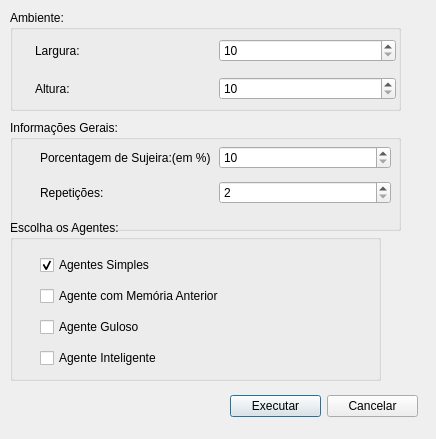
<?xml version="1.0" encoding="UTF-8"?>
<ui version="4.0">
 <class>QTestGui2</class>
 <widget class="QDialog" name="QTestGui2">
  <property name="geometry">
   <rect>
    <x>0</x>
    <y>0</y>
    <width>436</width>
    <height>439</height>
   </rect>
  </property>
  <property name="windowTitle">
   <string>QAgentes Test GUI</string>
  </property>
  <widget class="QGroupBox" name="groupBoxInformacoesGerais">
   <property name="geometry">
    <rect>
     <x>10</x>
     <y>220</y>
     <width>371</width>
     <height>161</height>
    </rect>
   </property>
   <property name="title">
    <string>Escolha os Agentes:</string>
   </property>
   <widget class="QWidget" name="verticalLayoutWidget">
    <property name="geometry">
     <rect>
      <x>30</x>
      <y>30</y>
      <width>227</width>
      <height>124</height>
     </rect>
    </property>
    <layout class="QVBoxLayout" name="verticalLayoutEscolhaOsAgentes">
     <item>
      <widget class="QCheckBox" name="checkBoxAgenteSimples">
       <property name="text">
        <string>Agentes Simples</string>
       </property>
       <property name="checked">
        <bool>true</bool>
       </property>
      </widget>
     </item>
     <item>
      <widget class="QCheckBox" name="checkBoxAgenteMemoriaAnterior">
       <property name="text">
        <string>Agente com Memória Anterior</string>
       </property>
      </widget>
     </item>
     <item>
      <widget class="QCheckBox" name="checkBoxAgenteGuloso">
       <property name="text">
        <string>Agente Guloso</string>
       </property>
      </widget>
     </item>
     <item>
      <widget class="QCheckBox" name="checkBoxAgenteInteligente">
       <property name="text">
        <string>Agente Inteligente</string>
       </property>
      </widget>
     </item>
    </layout>
   </widget>
  </widget>
  <widget class="QGroupBox" name="groupBoxEscolhaOsAgentes">
   <property name="geometry">
    <rect>
     <x>10</x>
     <y>120</y>
     <width>391</width>
     <height>111</height>
    </rect>
   </property>
   <property name="title">
    <string>Informações Gerais:</string>
   </property>
   <widget class="QWidget" name="gridLayoutWidget_2">
    <property name="geometry">
     <rect>
      <x>30</x>
      <y>20</y>
      <width>351</width>
      <height>70</height>
     </rect>
    </property>
    <layout class="QGridLayout" name="gridLayoutInformaoesGerais">
     <item row="0" column="0">
      <widget class="QLabel" name="labelPorcentagemDeSujeira">
       <property name="text">
        <string>Porcentagem de Sujeira:(em %)</string>
       </property>
      </widget>
     </item>
     <item row="1" column="0">
      <widget class="QLabel" name="labelRepeticoes">
       <property name="text">
        <string>Repetições:</string>
       </property>
      </widget>
     </item>
     <item row="1" column="1">
      <widget class="QSpinBox" name="spinBoxRepeticoes">
       <property name="minimum">
        <number>2</number>
       </property>
      </widget>
     </item>
     <item row="0" column="1">
      <widget class="QSpinBox" name="spinBoxPorcentagemDeSujeira">
       <property name="minimum">
        <number>10</number>
       </property>
       <property name="maximum">
        <number>50</number>
       </property>
      </widget>
     </item>
    </layout>
   </widget>
  </widget>
  <widget class="QGroupBox" name="groupBoxAmbiente">
   <property name="geometry">
    <rect>
     <x>10</x>
     <y>10</y>
     <width>391</width>
     <height>101</height>
    </rect>
   </property>
   <property name="title">
    <string>Ambiente:</string>
   </property>
   <widget class="QWidget" name="gridLayoutWidget">
    <property name="geometry">
     <rect>
      <x>25</x>
      <y>20</y>
      <width>361</width>
      <height>80</height>
     </rect>
    </property>
    <layout class="QGridLayout" name="gridLayoutAmbiente">
     <item row="0" column="0">
      <widget class="QLabel" name="labelLargura">
       <property name="text">
        <string>Largura:</string>
       </property>
      </widget>
     </item>
     <item row="0" column="1">
      <widget class="QSpinBox" name="spinBoxLargura">
       <property name="minimum">
        <number>10</number>
       </property>
       <property name="maximum">
        <number>300</number>
       </property>
      </widget>
     </item>
     <item row="1" column="0">
      <widget class="QLabel" name="labelAltura">
       <property name="text">
        <string>Altura:</string>
       </property>
      </widget>
     </item>
     <item row="1" column="1">
      <widget class="QSpinBox" name="spinBoxAltura">
       <property name="minimum">
        <number>10</number>
       </property>
       <property name="maximum">
        <number>300</number>
       </property>
      </widget>
     </item>
    </layout>
   </widget>
  </widget>
  <widget class="QWidget" name="horizontalLayoutWidget">
   <property name="geometry">
    <rect>
     <x>230</x>
     <y>390</y>
     <width>188</width>
     <height>33</height>
    </rect>
   </property>
   <layout class="QHBoxLayout" name="horizontalLayoutBotoes">
    <item>
     <widget class="QPushButton" name="pushButtonExecutar">
      <property name="text">
       <string>Executar</string>
      </property>
     </widget>
    </item>
    <item>
     <widget class="QPushButton" name="pushButtonCancelar">
      <property name="text">
       <string>Cancelar</string>
      </property>
      <property name="checkable">
       <bool>false</bool>
      </property>
     </widget>
    </item>
   </layout>
  </widget>
 </widget>
 <resources/>
 <connections>
  <connection>
   <sender>pushButtonCancelar</sender>
   <signal>clicked()</signal>
   <receiver>QTestGui2</receiver>
   <slot>close()</slot>
   <hints>
    <hint type="sourcelabel">
     <x>371</x>
     <y>406</y>
    </hint>
    <hint type="destinationlabel">
     <x>217</x>
     <y>219</y>
    </hint>
   </hints>
  </connection>
 </connections>
</ui>
